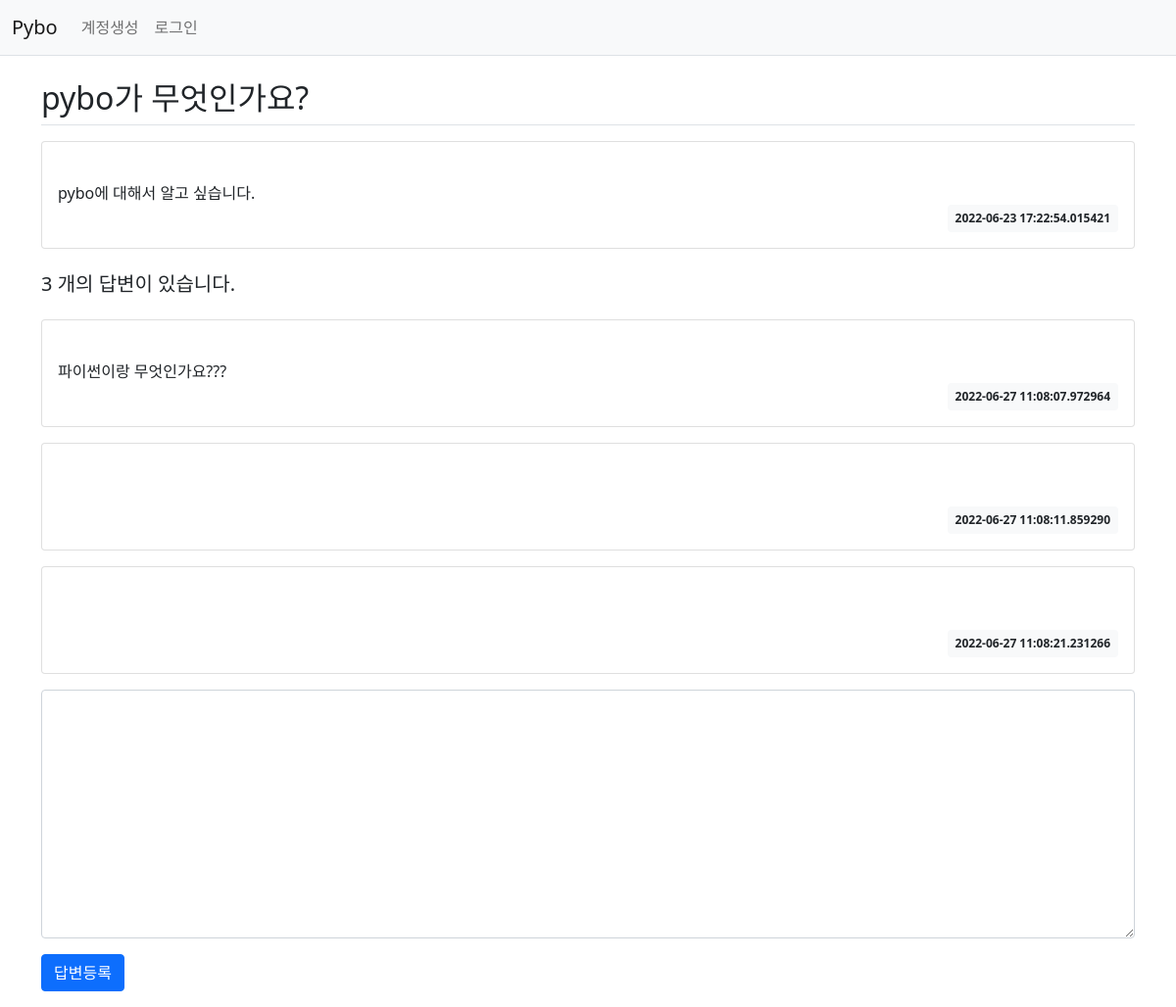
The app's page /question/detail/1/ with its own data.
### pybo/models.py (models this page shows)
class Question(db.Model):
    id = db.Column(db.Integer , primary_key=True)
    subject = db.Column(db.String(200) , nullable=False)
    content = db.Column(db.Text(),nullable=False)
    create_date = db.Column(db.DateTime(),nullable=False)

class Answer(db.Model):
    id = db.Column(db.Integer, primary_key=True)
    question_id = db.Column(db.Integer,
                            db.ForeignKey('question.id',ondelete='CASCADE'))
    question = db.relationship('Question',backref=db.backref('answer_set'))
    content = db.Column(db.Text(),nullable=False)
    create_date = db.Column(db.DateTime(), nullable=False)

### pybo/views/question_views.py (the view)
@bp.route('/detail/<int:question_id>/')
def detail(question_id):
    form = AnswerForm()
    question = Question.query.get_or_404(question_id)
    return render_template('question/question_detail.html',question=question, form=form)

### pybo/forms.py
class AnswerForm(FlaskForm):
    content=TextAreaField('내용', validators=[DataRequired('내용은 필수입니다.')])

### pybo/views/auth_views.py (called while the page is built)
@bp.before_app_request
def load_logged_in_user():
    user_id = session.get('user_id')
    if user_id is None:
        g.user = None
    else:
        g.user = User.query.get(user_id)

### pybo/templates/question/question_detail.html (shortened to what this page needs)
<!DOCTYPE html>
<html lang="en">
<head>
</head>
<body>
{% extends 'base.html' %}
{% block content %}
<div class="container my-3">
    <h2 class="border-bottom py-2">{{ question.subject }}</h2>
    <div class="card my-3">
        <div class="card-body">
            <div class="card-text" style="white-space: pre-line;">
                {{ question.content }}
            </div>
            <div class="d-flex justify-content-end">
                <div class="badge bg-light text-dark p-2">
                    {{ question.create_date}}
                </div>
            </div>
        </div>
    </div>
    <h5 class="border-botoom my-3 py-2">{{ question.answer_set|length }} 개의 답변이 있습니다.</h5>
    {% for answer in question.answer_set %}
    <div class="card my-3">
        <div class="card-body">
            <div class="card-text" style="white-space: pre-line;">
                {{ answer.content }}
            </div>
            <div class="d-flex justify-content-end">
                <div class="badge bg-light text-dark p-2">
                    {{ answer.create_date}}
                </div>
            </div>
        </div>
    </div>
    {% endfor %}
    <form action="{{ url_for( 'answer.create',question_id=question.id) }}" method="post" class="mb-3">
        <div class="mb-3">
            <textarea name="content" id="content" class="form-control" rows="10"></textarea>
        </div>
        <input type="submit" value="답변등록" class="btn btn-primary">
    </form>
</div>
{% endblock %}

### records on screen
Question: subject "pybo가 무엇인가요?", content "pybo에 대해서 알고 싶습니다.", create_date "2022-06-23 17:22:54.015421"
Answer: content "파이썬이랑 무엇인가요???", create_date "2022-06-27 11:08:07.972964"
Answer: create_date "2022-06-27 11:08:11.859290"
Answer: create_date "2022-06-27 11:08:21.231266"

### other values on screen
{{ question.answer_set|length }} "3"
